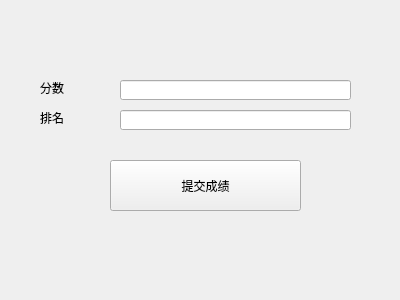
<?xml version="1.0" encoding="UTF-8"?>
<ui version="4.0">
 <class>referee_handle_complaint_cell</class>
 <widget class="QWidget" name="referee_handle_complaint_cell">
  <property name="geometry">
   <rect>
    <x>0</x>
    <y>0</y>
    <width>400</width>
    <height>300</height>
   </rect>
  </property>
  <property name="windowTitle">
   <string>referee_handle_complaint_cell</string>
  </property>
  <widget class="QPushButton" name="pushButton">
   <property name="geometry">
    <rect>
     <x>110</x>
     <y>160</y>
     <width>191</width>
     <height>51</height>
    </rect>
   </property>
   <property name="text">
    <string>提交成绩</string>
   </property>
  </widget>
  <widget class="QLabel" name="label_4">
   <property name="geometry">
    <rect>
     <x>40</x>
     <y>80</y>
     <width>71</width>
     <height>16</height>
    </rect>
   </property>
   <property name="text">
    <string>分数</string>
   </property>
  </widget>
  <widget class="QLineEdit" name="lineEdit_6">
   <property name="geometry">
    <rect>
     <x>120</x>
     <y>110</y>
     <width>231</width>
     <height>20</height>
    </rect>
   </property>
  </widget>
  <widget class="QLineEdit" name="lineEdit_5">
   <property name="geometry">
    <rect>
     <x>120</x>
     <y>80</y>
     <width>231</width>
     <height>20</height>
    </rect>
   </property>
  </widget>
  <widget class="QLabel" name="label_5">
   <property name="geometry">
    <rect>
     <x>40</x>
     <y>110</y>
     <width>71</width>
     <height>16</height>
    </rect>
   </property>
   <property name="text">
    <string>排名</string>
   </property>
  </widget>
 </widget>
 <resources/>
 <connections>
  <connection>
   <sender>pushButton</sender>
   <signal>clicked()</signal>
   <receiver>referee_handle_complaint_cell</receiver>
   <slot>slot1()</slot>
   <hints>
    <hint type="sourcelabel">
     <x>209</x>
     <y>236</y>
    </hint>
    <hint type="destinationlabel">
     <x>313</x>
     <y>226</y>
    </hint>
   </hints>
  </connection>
 </connections>
 <slots>
  <slot>slot1()</slot>
 </slots>
</ui>
